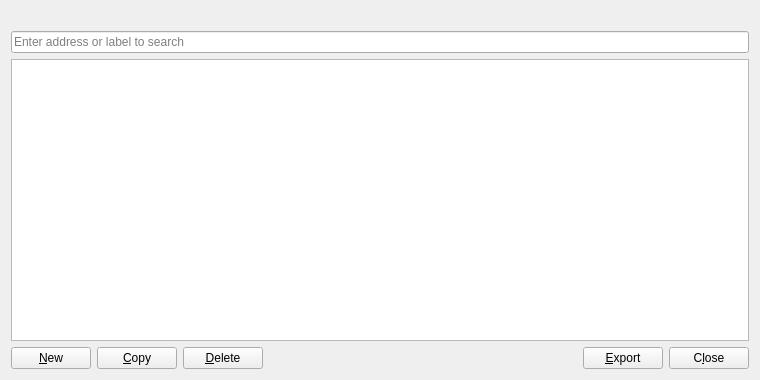
<?xml version="1.0" encoding="UTF-8"?>
<ui version="4.0">
 <class>AddressBookPage</class>
 <widget class="QWidget" name="AddressBookPage">
  <property name="geometry">
   <rect>
    <x>0</x>
    <y>0</y>
    <width>760</width>
    <height>380</height>
   </rect>
  </property>
  <layout class="QVBoxLayout" name="verticalLayout">
   <item>
    <widget class="QLabel" name="labelExplanation">
     <property name="textFormat">
      <enum>Qt::PlainText</enum>
     </property>
     <property name="wordWrap">
      <bool>true</bool>
     </property>
    </widget>
   </item>
   <item>
    <widget class="QLineEdit" name="searchLineEdit">
     <property name="placeholderText">
      <string>Enter address or label to search</string>
     </property>
    </widget>
   </item>
   <item>
    <widget class="QTableView" name="tableView">
     <property name="contextMenuPolicy">
      <enum>Qt::CustomContextMenu</enum>
     </property>
     <property name="toolTip">
      <string>Right-click to edit address or label</string>
     </property>
     <property name="tabKeyNavigation">
      <bool>false</bool>
     </property>
     <property name="alternatingRowColors">
      <bool>true</bool>
     </property>
     <property name="selectionMode">
      <enum>QAbstractItemView::SingleSelection</enum>
     </property>
     <property name="selectionBehavior">
      <enum>QAbstractItemView::SelectRows</enum>
     </property>
     <property name="sortingEnabled">
      <bool>true</bool>
     </property>
     <attribute name="verticalHeaderVisible">
      <bool>false</bool>
     </attribute>
    </widget>
   </item>
   <item>
    <layout class="QHBoxLayout" name="horizontalLayout">
     <item>
      <widget class="QPushButton" name="newAddress">
       <property name="toolTip">
        <string>Create a new address</string>
       </property>
       <property name="text">
        <string>&amp;New</string>
       </property>
       <property name="icon">
        <iconset resource="../merdecoin.qrc">
         <normaloff>:/icons/add</normaloff>:/icons/add</iconset>
       </property>
       <property name="autoDefault">
        <bool>false</bool>
       </property>
      </widget>
     </item>
     <item>
      <widget class="QPushButton" name="copyAddress">
       <property name="toolTip">
        <string>Copy the currently selected address to the system clipboard</string>
       </property>
       <property name="text">
        <string>&amp;Copy</string>
       </property>
       <property name="icon">
        <iconset resource="../merdecoin.qrc">
         <normaloff>:/icons/editcopy</normaloff>:/icons/editcopy</iconset>
       </property>
       <property name="autoDefault">
        <bool>false</bool>
       </property>
      </widget>
     </item>
     <item>
      <widget class="QPushButton" name="deleteAddress">
       <property name="toolTip">
        <string>Delete the currently selected address from the list</string>
       </property>
       <property name="text">
        <string>&amp;Delete</string>
       </property>
       <property name="icon">
        <iconset resource="../merdecoin.qrc">
         <normaloff>:/icons/remove</normaloff>:/icons/remove</iconset>
       </property>
       <property name="autoDefault">
        <bool>false</bool>
       </property>
      </widget>
     </item>
     <item>
      <spacer name="horizontalSpacer">
       <property name="orientation">
        <enum>Qt::Horizontal</enum>
       </property>
       <property name="sizeHint" stdset="0">
        <size>
         <width>40</width>
         <height>20</height>
        </size>
       </property>
      </spacer>
     </item>
     <item>
      <widget class="QPushButton" name="exportButton">
       <property name="toolTip">
        <string>Export the data in the current tab to a file</string>
       </property>
       <property name="text">
        <string>&amp;Export</string>
       </property>
       <property name="icon">
        <iconset resource="../merdecoin.qrc">
         <normaloff>:/icons/export</normaloff>:/icons/export</iconset>
       </property>
       <property name="autoDefault">
        <bool>false</bool>
       </property>
      </widget>
     </item>
     <item>
      <widget class="QPushButton" name="closeButton">
       <property name="sizePolicy">
        <sizepolicy hsizetype="Minimum" vsizetype="Minimum">
         <horstretch>0</horstretch>
         <verstretch>0</verstretch>
        </sizepolicy>
       </property>
       <property name="text">
        <string>C&amp;lose</string>
       </property>
       <property name="autoDefault">
        <bool>false</bool>
       </property>
      </widget>
     </item>
    </layout>
   </item>
  </layout>
 </widget>
 <resources>
  <include location="../merdecoin.qrc"/>
 </resources>
 <connections/>
</ui>
